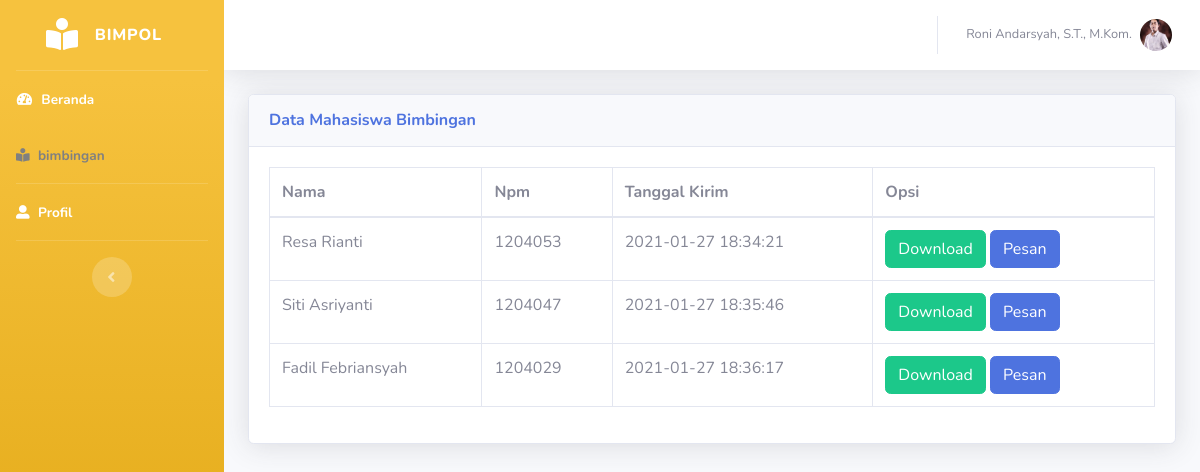
Page /Bimpol/dosen/bimbingan.php (signed in) on the committed database.
### tables this page shows
CREATE TABLE `dosen` (
  `id` int(11) NOT NULL,
  `nip` varchar(100) NOT NULL,
  `id_user` int(11) NOT NULL
);

CREATE TABLE `user` (
  `id` int(11) NOT NULL,
  `nama` varchar(100) NOT NULL,
  `email` varchar(100) NOT NULL,
  `pass` varchar(100) NOT NULL,
  `foto` varchar(255) NOT NULL
);

CREATE TABLE `mahasiswa` (
  `id` int(11) NOT NULL,
  `npm` varchar(100) NOT NULL,
  `jurusan` varchar(255) NOT NULL,
  `id_user` int(11) NOT NULL
);

CREATE TABLE `laporan` (
  `id` int(11) NOT NULL,
  `file` varchar(255) NOT NULL,
  `pesan` varchar(10000) NOT NULL,
  `created_at` datetime NOT NULL,
  `id_mhs` int(11) NOT NULL,
  `id_dosen` int(11) NOT NULL
);

### Bimpol/dosen/bimbingan.php (the view, shortened to what this page needs)
<?php session_start();
include_once("../pages/koneksi.php");
$email = $_SESSION['email'];
$query = "SELECT * FROM user INNER JOIN dosen ON user.id = dosen.id_user WHERE email = '$email'";
$res = $mysqli->query($query);
$data = $res->fetch_assoc();
?>
<!DOCTYPE html>
<html lang="en">
<head>
    <link href="../vendor/fontawesome-free/css/all.min.css" rel="stylesheet" type="text/css">
    <link href="../assets/css/sb-admin-2.min.css" rel="stylesheet">
</head>
<body id="page-top">
    <div id="wrapper">
        <ul class="navbar-nav bg-gradient-warning sidebar sidebar-dark accordion" id="accordionSidebar">
            <a class="sidebar-brand d-flex align-items-center justify-content-center" href="index.php">
                <div class="sidebar-brand-icon ">
                    <i class="fas fa-book-reader"></i>
                </div>
                <div class="sidebar-brand-text mx-3"> BIMPOL </sup></div>
            </a>
            <hr class="sidebar-divider my-0">
            <li class="nav-item active">
                <a class="nav-link" href="index.php">
                    <i class="fas fa-fw fa-tachometer-alt"></i>
                    <span> Beranda </span></a>
            </li>
            <li class="nav-item active ">
                <a class="nav-link" href="bimbingan.php" style="color: gray;">
                    <i class="fas fa-book-reader" style="color: gray;"></i>
                    <span> bimbingan </span></a>
            </li>
            <hr class="sidebar-divider my-0">
            <li class="nav-item active">
                <a class="nav-link" href="profil.php">
                    <i class="fas fa-user-alt"></i>
                    <span> Profil </span></a>
            </li>
            <hr class="sidebar-divider d-none d-md-block">
            <div class="text-center d-none d-md-inline">
                <button class="rounded-circle border-0" id="sidebarToggle"></button>
            </div>
        </ul>
        <div id="content-wrapper" class="d-flex flex-column">
            <div id="content">
                <nav class="navbar navbar-expand navbar-light bg-white topbar mb-4 static-top shadow">
                    <ul class="navbar-nav ml-auto">
                        <li class="nav-item dropdown no-arrow">
                            <a class="nav-link dropdown-toggle" href="#" id="userDropdown" role="button" data-toggle="dropdown" aria-haspopup="true" aria-expanded="false">
                                <span class="mr-2 d-none d-lg-inline text-gray-600 small"><?= $data['nama']; ?></span>
                                <img class="img-profile rounded-circle" src="../assets/uploads/<?= $data['foto']; ?>">
                            </a>
                        </li>
                    </ul>
                </nav>
                <div class="container-fluid">
                    <div class="card shadow mb-4">
                        <div class="card-header py-3">
                            <h6 class="m-0 font-weight-bold text-primary">
                                Data Mahasiswa Bimbingan
                            </h6>
                        </div>
                        <div class="card-body">
                            <div class="table-responsive">
                                <table class="table table-bordered" id="dataTable" width="100%" cellspacing="0">
                                    <thead>
                                        <tr>
                                            <th> Nama </th>
                                            <th> Npm </th>
                                            <th> Tanggal Kirim </th>
                                            <th> Opsi </th>
                                        </tr>
                                    </thead>
                                    <tbody>
                                        <?php
                                        $dosen_id = $_SESSION['id_dosen'];
                                        $result = $mysqli->query("SELECT *, laporan.id as laporan_id FROM user INNER JOIN mahasiswa ON user.id = mahasiswa.id_user INNER JOIN laporan ON mahasiswa.id = laporan.id_mhs WHERE id_dosen = '$dosen_id'");
                                        $sql = $result->fetch_all(MYSQLI_ASSOC);
                                        foreach ($sql as $laporan) {
                                        ?>
                                            <tr>
                                                <td> <?= $laporan['nama']; ?> </td>
                                                <td> <?= $laporan['npm']; ?> </td>
                                                <td> <?= $laporan['created_at']; ?> </td>
                                                <td>
                                                    <form action="download.php" method="POST" style="display: inline-block;">
                                                        <button class="btn btn-success" type="submit" name="unduh"> Download </button>
                                                    </form>
                                                    <?php
                                                    if ($laporan['pesan'] != "") {  ?>
                                                        <button type="button" class="btn btn-primary" data-toggle="modal" data-target="#exampleModal" disabled>
                                                            Pesan
                                                        </button>
                                                        <i style="color: red;" class="fas fa-check-circle"></i>
                                                        SUDAH DI CEK !
                                                    <?php } else { ?>
                                                        <button type="button" class="btn btn-primary" data-toggle="modal" data-target="#exampleModal">
                                                            Pesan
                                                        </button>
                                                    <?php } ?>
                                                </td>
                                            </tr>
                                        <?php } ?>
                                    </tbody>
                                </table>
                            </div>
                        </div>
                    </div>
                </div>
            </div>
        </div>
    </div>
</body>
</html>

### rows in the picture
dosen: id_user.nama "Roni Andarsyah, S.T., M.Kom.", id_user.foto (picture)
user: nama "Resa Rianti", mahasiswa.npm "1204053", laporan.created_at "2021-01-27 18:34:21"
user: nama "Siti Asriyanti", mahasiswa.npm "1204047", laporan.created_at "2021-01-27 18:35:46"
user: nama "Fadil Febriansyah", mahasiswa.npm "1204029", laporan.created_at "2021-01-27 18:36:17"
